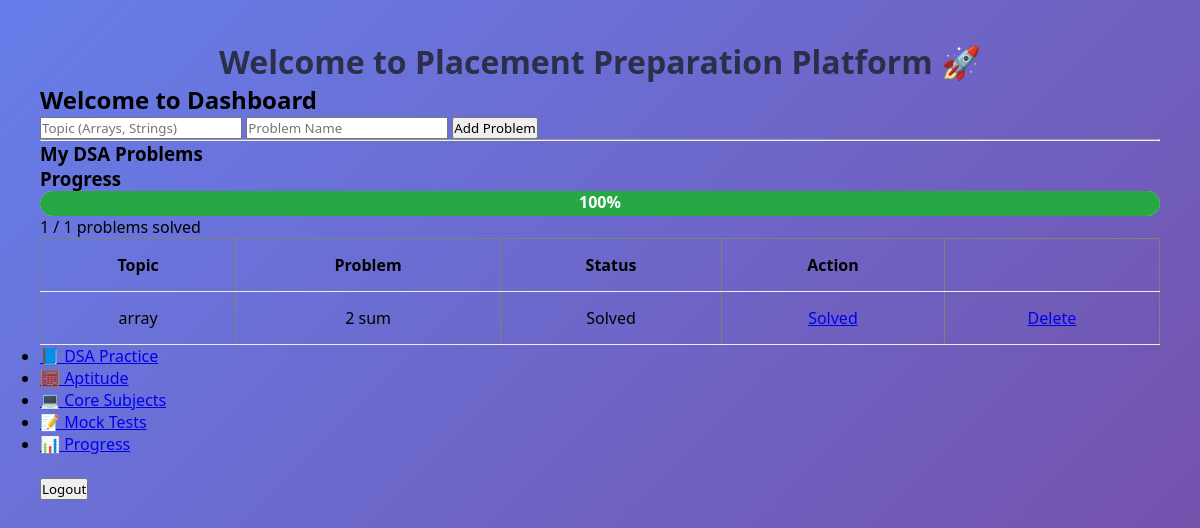
Before: /dashboard (signed in) with the older database file.
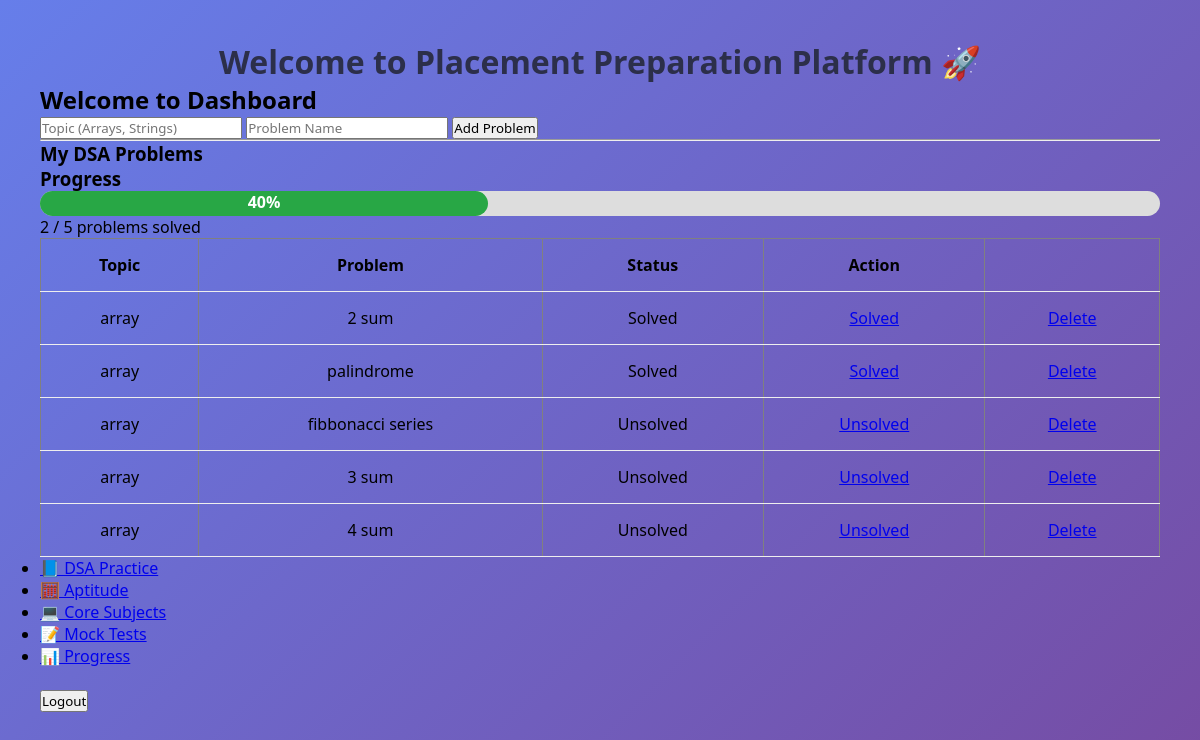
After: the same page with the newer database file.
### tables this page shows
CREATE TABLE dsa_problems (
            id INTEGER PRIMARY KEY AUTOINCREMENT,
            username TEXT,
            topic TEXT,
            problem TEXT,
            status TEXT
        );

### app.py (the view)
@app.route("/dashboard")
def dashboard():
    if 'user' not in session:
        return redirect(url_for('login'))
    conn = get_db()
    cursor = conn.cursor()
    cursor.execute(
        "SELECT id, topic, problem, status FROM dsa_problems WHERE username = ?",
        (session['user'],)
    )
    problems = cursor.fetchall()
    cursor.execute(
        "SELECT COUNT(*) FROM dsa_problems WHERE username = ?",
        (session['user'],)
    )
    total = cursor.fetchone()[0]
    cursor.execute(
        "SELECT COUNT(*) FROM dsa_problems WHERE username = ? AND status = 'Solved'",
        (session['user'],)
    )
    solved = cursor.fetchone()[0]
    conn.close()
    percent = int((solved / total) * 100) if total > 0 else 0
    return render_template(
        "dashboard.html",
        problems=problems,
        total=total,
        solved=solved,
        percent=percent
    )

### app.py (called while the page is built)
def get_db():
    return sqlite3.connect("database.db")

### templates/dashboard.html (shortened to what this page needs)
<!DOCTYPE html>
<html>
<head>
    <link rel="stylesheet" href="{{ url_for('static', filename='css/style.css') }}">
</head>
<body>
<h1>Welcome to Placement Preparation Platform 🚀</h1>
<h2>Welcome to Dashboard</h2>
<form method="POST" action="/add_problem">
    <input type="text" name="topic" placeholder="Topic (Arrays, Strings)" required>
    <input type="text" name="problem" placeholder="Problem Name" required>
    <button type="submit">Add Problem</button>
</form>
<hr>
<h3>My DSA Problems</h3>
<h3>Progress</h3>
<div style="background:#ddd; border-radius:20px; width:100%; height:25px;">
    <div style="
        width: {{ percent }}%;
        background:#28a745;
        height:25px;
        border-radius:20px;
        text-align:center;
        color:white;
        font-weight:bold;
    ">
        {{ percent }}%
    </div>
</div>
<p>{{ solved }} / {{ total }} problems solved</p>
<table border="1">
    <tr>
        <th>Topic</th>
        <th>Problem</th>
        <th>Status</th>
        <th>Action</th>
    </tr>
    {% for p in problems %}
    <tr>
        <td>{{ p[1] }}</td>
        <td>{{ p[2] }}</td>
        <td>{{ p[3] }}</td>
        <td>
        <a href="{{ url_for('toggle_status', problem_id=p[0]) }}">
            {{ p[3] }}
        </a>
        </td>
<td>
  <a href="{{ url_for('delete_problem', problem_id=p[0]) }}">Delete</a>
</td>
    </tr>
    {% endfor %}
</table>
<ul class="menu">
    <li><a href="{{ url_for('dsa') }}">📘 DSA Practice</a></li>
    <li><a href="{{ url_for('aptitude') }}">🧮 Aptitude</a></li>
    <li><a href="{{ url_for('core') }}">💻 Core Subjects</a></li>
    <li><a href="{{ url_for('mock') }}">📝 Mock Tests</a></li>
    <li><a href="{{ url_for('progress') }}">📊 Progress</a></li>
</ul>
<br>
<a href="{{ url_for('logout') }}">
    <button>Logout</button>
</a>
</body>
</html>

### static/css/style.css (style rules this page uses)
* { margin: 0; padding: 0; box-sizing: border-box; font-family: "Segoe UI", sans-serif; }
body { background: linear-gradient(135deg, #667eea, #764ba2); min-height: 100vh; padding: 40px; }
h1 { text-align: center; color: #2c2f4a; }
table { width: 100%; border-collapse: collapse; }
th, td { padding: 15px; text-align: center; }
tbody tr { border-bottom: 1px solid #eee; transition: background 0.3s ease; }

Changed rows visible on the page:
added dsa_problems: topic "array", problem "palindrome", status "Solved"
added dsa_problems: topic "array", problem "fibbonacci series", status "Unsolved"
added dsa_problems: topic "array", problem "3 sum", status "Unsolved"
added dsa_problems: topic "array", problem "4 sum", status "Unsolved"
Other visible differences:
{{ percent }}: 100 → 40 (drawn)
{{ percent }}: "100" → "40"
{{ solved }}: "1" → "2"
{{ total }}: "1" → "5"
